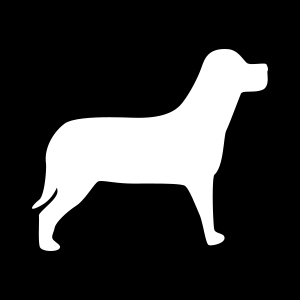
#> input picture pyimagesearch gurus/Module 1/img/dog_contour.png, 300 x 300 px
$ python exercise.py
#> lines starting #> are read from the running program, lines starting #| are printed output that depends on the picture; after the words box and inside, x2 and y2 are one past the last pixel; in counts of white or black regions, pixels touching at a corner belong together
# import the necessary packages
import cv2
import imutils

# load the the cirles and squares image and convert it to grayscale
image = cv2.imread("../img/dog_contour.png")
#> image is the input picture: shape (300, 300, 3); min 0, max 255, mean 51.2
gray = cv2.cvtColor(image, cv2.COLOR_BGR2GRAY)

# find contours in the image
cnts = cv2.findContours(gray.copy(), cv2.RETR_EXTERNAL, cv2.CHAIN_APPROX_SIMPLE)
#> cnts = 1 contour; box (x1, y1, x2, y2) and area: (32, 49, 268, 251) 18156
cnts = imutils.grab_contours(cnts)

# loop over the contours
for c in cnts:
    # approximate the contour
    peri = cv2.arcLength(c, True)
    approx = cv2.approxPolyDP(c, 0.1 * peri, True)

    # draw the outline of the contour and draw the text on the image
    cv2.drawContours(image, [approx], -1, (0, 255, 255), 2)
    (x, y, w, h) = cv2.boundingRect(approx)

    # show difference between original and approximate contours
    print("original: {}, approx: {}".format(len(c), len(approx)))

    cv2.putText(image, "Contour", (x, y - 10), cv2.FONT_HERSHEY_SIMPLEX,
        0.5, (0, 255, 255), 2)
#> this loop made 1 pass
#> (peri, approx, x, y, w, h) on pass 1: (960.3, [[267, 65], [39, 247], [223, 241]], 39, 65, 229, 183)
#| original: 319, approx: 3
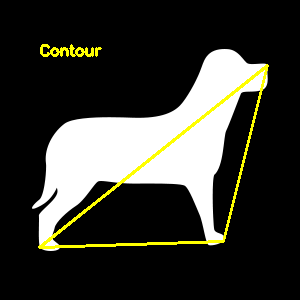
#> image: shape (300, 300, 3); 2.64% of pixels changed, all inside (x1, y1, x2, y2) = (38, 44, 269, 249)

# show the output image
cv2.imshow("Image", image)
cv2.waitKey(0)
